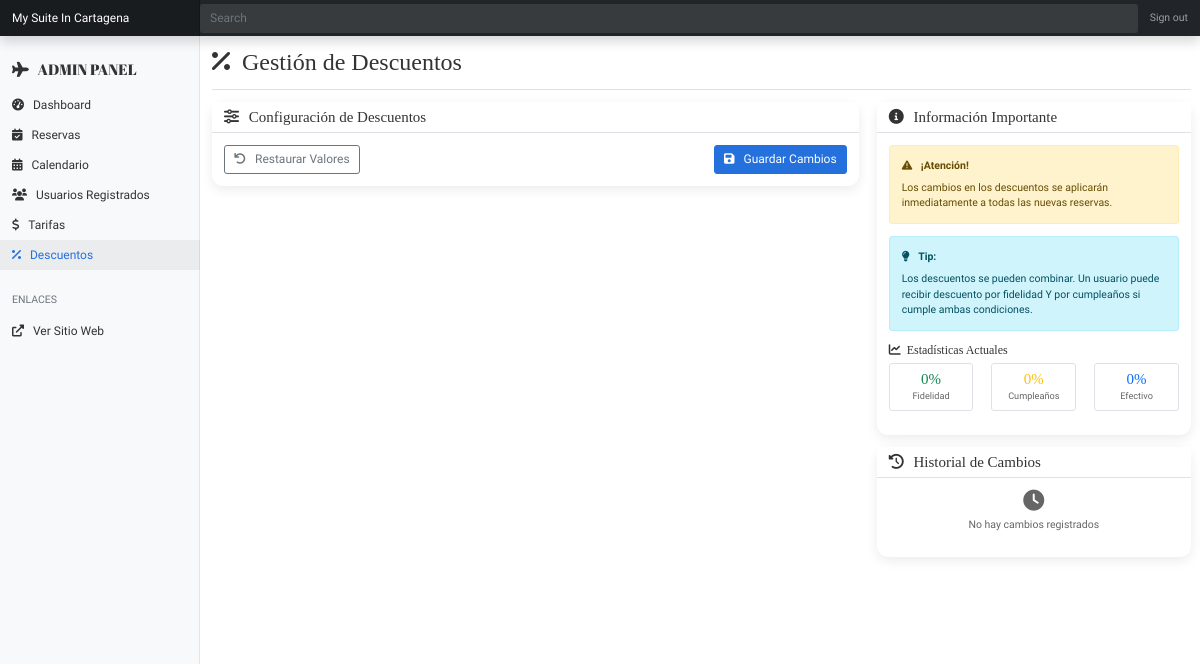
Before: /app/views/admin/descuentos.php (signed in) with the older database file.
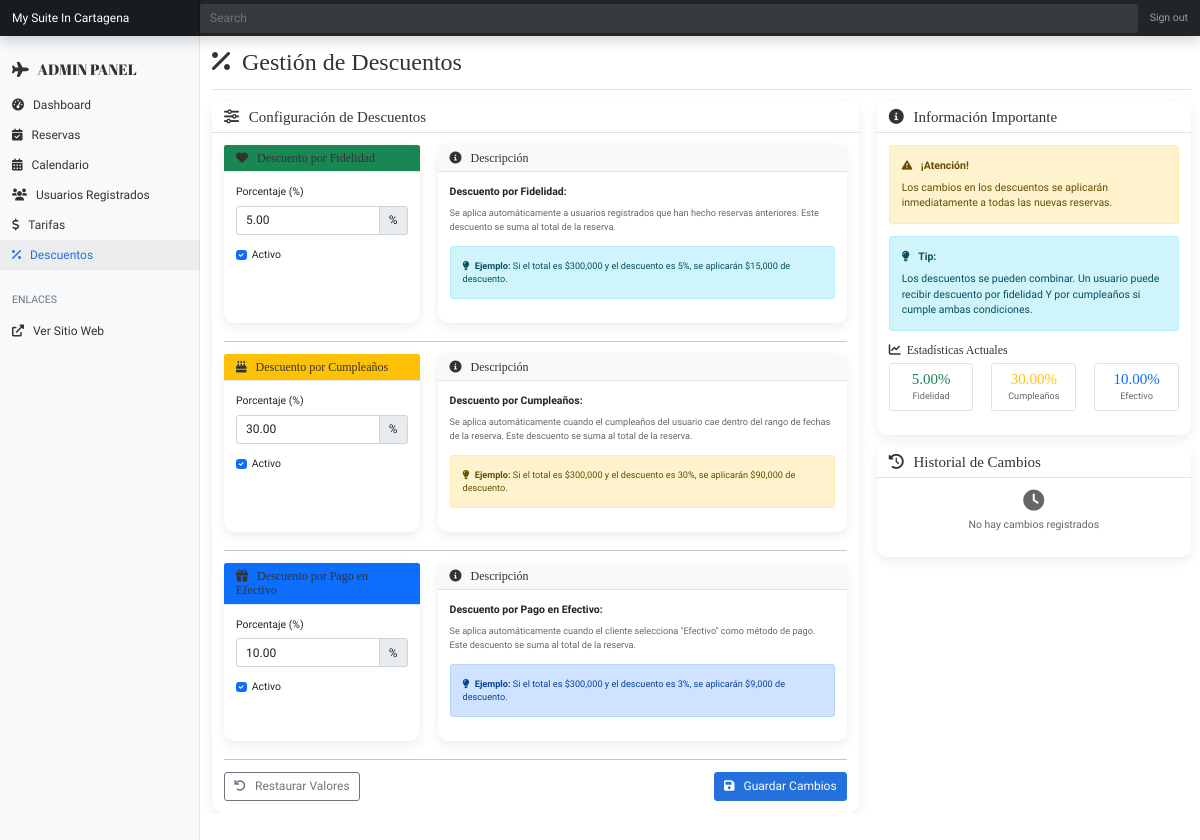
After: the same page with the newer database file.
### tables this page shows
CREATE TABLE descuentos_config (
  id_config INT AUTO_INCREMENT PRIMARY KEY,
  tipo_descuento ENUM('fidelidad','cumpleanos','vendedor','promocional') NOT NULL UNIQUE,
  porcentaje DECIMAL(5,2) NOT NULL,
  activo BOOLEAN DEFAULT TRUE,
  creado_en TIMESTAMP DEFAULT CURRENT_TIMESTAMP,
  actualizado_en TIMESTAMP DEFAULT CURRENT_TIMESTAMP ON UPDATE CURRENT_TIMESTAMP
);

### app/views/admin/descuentos.php (the view, shortened to what the rows shown need)
<?php
$database = new Database();
$pdo = $database->getConnection();
$descuentos = [];
if ($pdo) {
    $stmt = $pdo->query("SELECT * FROM descuentos_config WHERE tipo_descuento != 'vendedor' ORDER BY tipo_descuento");
    $descuentos = $stmt->fetchAll(PDO::FETCH_ASSOC);
}
?>
<!DOCTYPE html>
<html lang="es">
<head>
    <link href="https://cdn.jsdelivr.net/npm/bootstrap@5.1.3/dist/css/bootstrap.min.css" rel="stylesheet">
    <link href="https://cdnjs.cloudflare.com/ajax/libs/font-awesome/6.0.0/css/all.min.css" rel="stylesheet">
</head>
<body>
    <div class="container-fluid">
        <div class="row">
            <main class="col-md-9 ms-sm-auto col-lg-10 px-md-4 main-content">
                <div class="d-flex justify-content-between flex-wrap flex-md-nowrap align-items-center pt-3 pb-2 mb-3 border-bottom">
                    <h1 class="h2">
                        <i class="fas fa-percentage me-2"></i>
                        Gestión de Descuentos
                    </h1>
                </div>
                <div class="row">
                    <div class="col-lg-8">
                        <div class="card">
                            <div class="card-body">
                                <form id="descuentosForm">
                                    <?php foreach ($descuentos as $descuento):
                                    ?>
                                        <div class="row mb-4">
                                            <div class="col-md-4">
                                                <div class="card h-100">
                                                    <div class="card-header bg-<?php echo $descuento['tipo_descuento'] === 'fidelidad' ? 'success' : ($descuento['tipo_descuento'] === 'cumpleanos' ? 'warning' : 'primary'); ?> text-white">
                                                        <h6 class="mb-0">
                                                            <i class="fas fa-<?php echo $descuento['tipo_descuento'] === 'fidelidad' ? 'heart' : ($descuento['tipo_descuento'] === 'cumpleanos' ? 'birthday-cake' : 'gift'); ?> me-2"></i>
                                                            <?php
                                                            $nombres = [
                                                                'fidelidad' => 'Descuento por Fidelidad',
                                                                'cumpleanos' => 'Descuento por Cumpleaños',
                                                                'promocional' => 'Descuento por Pago en Efectivo'
                                                            ];
                                                            $tipo = isset($descuento['tipo_descuento']) ? $descuento['tipo_descuento'] : 'promocional';
                                                            echo isset($nombres[$tipo]) ? $nombres[$tipo] : 'Descuento';
                                                            ?>
                                                        </h6>
                                                    </div>
                                                    <div class="card-body">
                                                        <div class="mb-3">
                                                            <label for="<?php echo $descuento['tipo_descuento']; ?>_porcentaje" class="form-label">Porcentaje (%)</label>
                                                            <div class="input-group">
                                                                <input type="number"
                                                                       class="form-control"
                                                                       id="<?php echo $descuento['tipo_descuento']; ?>_porcentaje"
                                                                       name="<?php echo $descuento['tipo_descuento']; ?>_porcentaje"
                                                                       value="<?php echo $descuento['porcentaje']; ?>"
                                                                       min="0"
                                                                       max="100"
                                                                       step="0.01">
                                                                <span class="input-group-text">%</span>
                                                            </div>
                                                        </div>
                                                        <div class="form-check">
                                                            <input class="form-check-input"
                                                                   type="checkbox"
                                                                   id="<?php echo $descuento['tipo_descuento']; ?>_activo"
                                                                   name="<?php echo $descuento['tipo_descuento']; ?>_activo"
                                                                   <?php echo $descuento['activo'] ? 'checked' : ''; ?>>
                                                            <label class="form-check-label" for="<?php echo $descuento['tipo_descuento']; ?>_activo">
                                                                Activo
                                                            </label>
                                                        </div>
                                                    </div>
                                                </div>
                                            </div>
                                            <div class="col-md-8">
                                                <div class="card h-100">
                                                    <div class="card-header bg-light">
                                                        <h6 class="mb-0">
                                                            <i class="fas fa-info-circle me-2"></i>
                                                            Descripción
                                                        </h6>
                                                    </div>
                                                    <div class="card-body">
                                                        <?php if ($descuento['tipo_descuento'] === 'fidelidad'): ?>
                                                            <p class="mb-2"><strong>Descuento por Fidelidad:</strong></p>
                                                            <p class="text-muted small">Se aplica automáticamente a usuarios registrados que han hecho reservas anteriores. Este descuento se suma al total de la reserva.</p>
                                                            <div class="alert alert-info small">
                                                                <i class="fas fa-lightbulb me-1"></i>
                                                                <strong>Ejemplo:</strong> Si el total es $300,000 y el descuento es 5%, se aplicarán $15,000 de descuento.
                                                            </div>
                                                        <?php elseif ($descuento['tipo_descuento'] === 'cumpleanos'): ?>
                                                            <p class="mb-2"><strong>Descuento por Cumpleaños:</strong></p>
                                                            <p class="text-muted small">Se aplica automáticamente cuando el cumpleaños del usuario cae dentro del rango de fechas de la reserva. Este descuento se suma al total de la reserva.</p>
                                                            <div class="alert alert-warning small">
                                                                <i class="fas fa-lightbulb me-1"></i>
                                                                <strong>Ejemplo:</strong> Si el total es $300,000 y el descuento es 30%, se aplicarán $90,000 de descuento.
                                                            </div>
                                                        <?php else: ?>
                                                            <p class="mb-2"><strong>Descuento por Pago en Efectivo:</strong></p>
                                                            <p class="text-muted small">Se aplica automáticamente cuando el cliente selecciona "Efectivo" como método de pago. Este descuento se suma al total de la reserva.</p>
                                                            <div class="alert alert-primary small">
                                                                <i class="fas fa-lightbulb me-1"></i>
                                                                <strong>Ejemplo:</strong> Si el total es $300,000 y el descuento es 3%, se aplicarán $9,000 de descuento.
                                                            </div>
                                                        <?php endif; ?>
                                                    </div>
                                                </div>
                                            </div>
                                        </div>
                                    <?php endforeach; ?>
                                </form>
                            </div>
                        </div>
                    </div>
                    <div class="col-lg-4">
                        <div class="card">
                            <div class="card-body">
                                <div class="mb-3">
                                    <div class="row text-center">
                                        <?php
                                        $fidelidad = null;
                                        $cumpleanos = null;
                                        $promocional = null;
                                        foreach ($descuentos as $desc) {
                                            if ($desc['tipo_descuento'] === 'fidelidad') {
                                                $fidelidad = $desc;
                                            } elseif ($desc['tipo_descuento'] === 'cumpleanos') {
                                                $cumpleanos = $desc;
                                            } elseif ($desc['tipo_descuento'] === 'promocional') {
                                                $promocional = $desc;
                                            }
                                        }
                                        ?>
                                        <div class="col-4">
                                            <div class="border rounded p-2">
                                                <h5 class="text-success mb-0"><?php echo $fidelidad ? $fidelidad['porcentaje'] : '0'; ?>%</h5>
                                                <small class="text-muted">Fidelidad</small>
                                            </div>
                                        </div>
                                        <div class="col-4">
                                            <div class="border rounded p-2">
                                                <h5 class="text-warning mb-0"><?php echo $cumpleanos ? $cumpleanos['porcentaje'] : '0'; ?>%</h5>
                                                <small class="text-muted">Cumpleaños</small>
                                            </div>
                                        </div>
                                        <div class="col-4">
                                            <div class="border rounded p-2">
                                                <h5 class="text-primary mb-0"><?php echo $promocional ? $promocional['porcentaje'] : '0'; ?>%</h5>
                                                <small class="text-muted">Efectivo</small>
                                            </div>
                                        </div>
                                    </div>
                                </div>
                            </div>
                        </div>
                    </div>
                </div>
            </main>
        </div>
    </div>
</body>
</html>

Changed rows visible on the page:
added descuentos_config: tipo_descuento "Descuento por Fidelidad", fidelidad_porcentaje "5.00", activo "☑", shows "Descuento por Fidelidad:", porcentaje "5.00"
added descuentos_config: tipo_descuento "Descuento por Cumpleaños", cumpleanos_porcentaje "30.00", activo "☑", shows "Descuento por Cumpleaños:", porcentaje "30.00"
added descuentos_config: tipo_descuento "Descuento por Pago en Efectivo", promocional_porcentaje "10.00", activo "☑", shows "Descuento por Pago en Efectivo:", porcentaje "10.00"
Other visible differences:
text no longer shown: "0 0 0"
